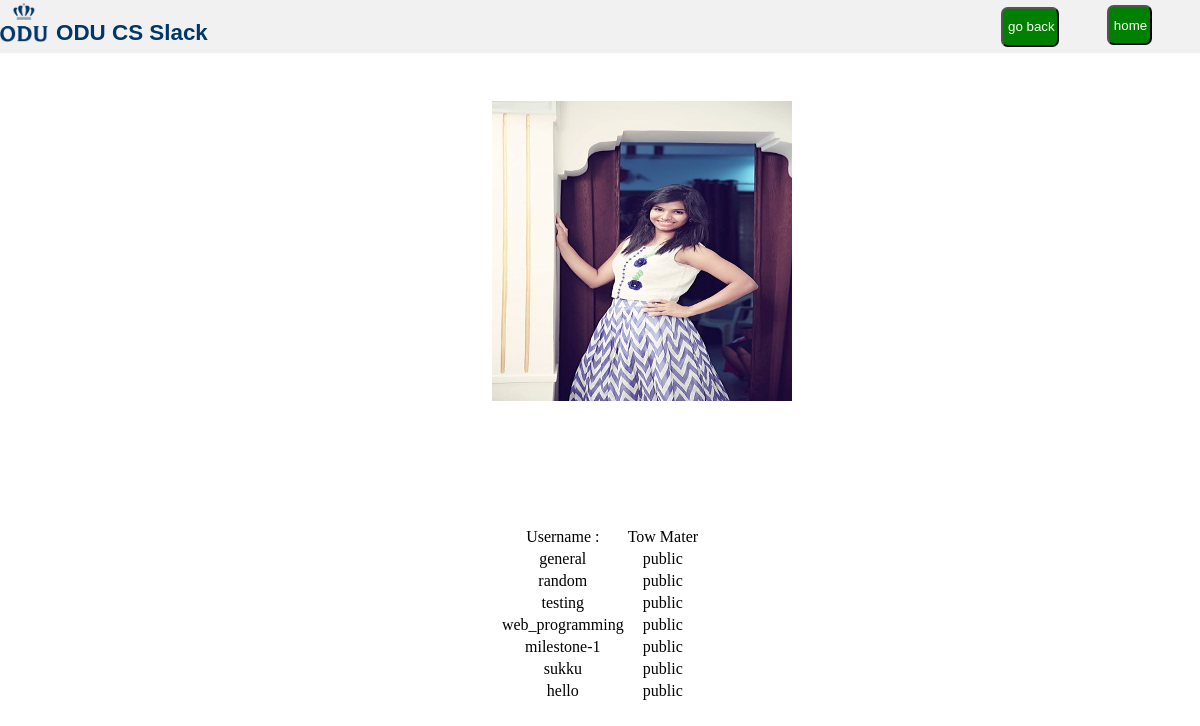
Screenshot of /php/get_profiles.php?user_id=1 (signed in) with the database file from the repository.
### tables this page shows
CREATE TABLE IF NOT EXISTS `users` (
  `user_id` int(11) NOT NULL AUTO_INCREMENT,
  `email_id` varchar(200) NOT NULL,
  `full_name` varchar(100) NOT NULL,
  `display_name` varchar(100) NOT NULL,
  `password` varchar(20) NOT NULL,
  `work_space_url` varchar(500) NOT NULL,
  `description` varchar(500) NOT NULL,
  `status` varchar(100) NOT NULL,
  `phone_number` varchar(15) NOT NULL,
  `time_zone` varchar(30) NOT NULL,
  `skype_id` varchar(30) NOT NULL,
  `picture` varchar(100) NOT NULL DEFAULT '../images/default.png',
  `mode` varchar(20) NOT NULL,
  `timestamp` timestamp NOT NULL,
  PRIMARY KEY (`user_id`),
  KEY `work_space_url` (`work_space_url`)
);

CREATE TABLE IF NOT EXISTS `channel_users` (
  `channel_id` int(11) NOT NULL,
  `user_id` int(11) NOT NULL,
  `joined_date` timestamp NOT NULL,
  `left_date` timestamp NOT NULL,
  KEY `channel_id_channel_users` (`channel_id`),
  KEY `channel_users_user_id` (`user_id`)
);

CREATE TABLE IF NOT EXISTS `channels` (
  `channel_id` int(11) NOT NULL AUTO_INCREMENT,
  `channel_name` varchar(100) NOT NULL,
  `work_space_url` varchar(500) NOT NULL,
  `privacy_settings` varchar(100) NOT NULL,
  `purpose` varchar(200) NOT NULL,
  `user_id` int(11) NOT NULL,
  `timestamp` timestamp NOT NULL,
  PRIMARY KEY (`channel_id`),
  KEY `wokr_space_url_channels` (`work_space_url`),
  KEY `user_id_channels` (`user_id`)
);

### php/get_profiles.php (the view, shortened to what this page needs)
<!DOCTYPE html>
<html lang="en">
<head>
    <link rel="stylesheet" type="text/css" href="../css/login.css">
</head>
<body>
<?php
include ("connect.php");
?>
<div id="topbar" >
    <div ><img id="logo"  src="../images/logo.jpg"></div>
    <div class="logo-text">ODU CS Slack</div>
    <div class="login-button"><form action="home.php" method="post"><input id="signin-button" type="submit" value=" home "></form></div>
    <div class="login-button"><form action="profiles.php" method="post"><input id="signin-button" type="submit" value=" go back "></form></div>
</div>
<br>
<?php
$user_id=$_GET["user_id"];
$query="select * from users where user_id='$user_id'";
$result = $conn->query($query);
while ($row = $result->fetch_assoc()) {
?>
<div style="text-align: center"><img style="height: 300px; width: 300px; margin-left:7%; margin-top: 4%;" src="<?php echo $row["picture"]; ?>"/>
<table align="center" style="margin-top: 10%">
    <tr><td>Username : </td><td><?php echo $row["display_name"]; ?></td></tr>
    <?php   $sql_channel_ids = "SELECT channel_id from channel_users where user_id='".mysqli_real_escape_string($conn,$user_id)."'";
    $result_channel_id = $conn->query($sql_channel_ids);
    if($result_channel_id->num_rows>0){
        while($result_channel_users=$result_channel_id->fetch_assoc()){
            $channel_id_a=$result_channel_users["channel_id"];
            $sql_channels_display="SELECT channel_name from channels where channel_id='".mysqli_real_escape_string($conn,$channel_id_a)."'";
            $result_channel_display = $conn->query($sql_channels_display);
            $result_set_display=$result_channel_display->fetch_assoc();
            $sql_channels_display_settings="SELECT privacy_settings from channels where channel_id='$channel_id_a'";
            $result_channel_display_settings = $conn->query($sql_channels_display_settings);
            $result_set_display_settings=$result_channel_display_settings->fetch_assoc();
           $channel_membership= $result_set_display_settings["privacy_settings"];
                if($channel_membership=="public") {
                    echo "<tr> <td>" . $result_set_display["channel_name"] . "</td><td>" . $result_set_display_settings["privacy_settings"] . "</td></tr>";
                }
        }
    } ?>
</table>
<?php } ?>
</body>
</html>

### css/login.css (style rules this page uses)
body { margin:0; padding:0; background-color:#FFFFFF; }
.login-button { float: right; margin-right: 4%; }
#signin-button { padding-left: 2%; padding-right: 2%; margin-top: 12%; height: 40px; width: 100%; background-color: green; border-radius: 0.5em; color: white; }
#topbar { float: left; padding-bottom:0.5%; width:100%; height: 10%; background-color:#F1F1F1; }
#logo { float:left; margin-right:8px; margin-top:3px; height:150%; width: 4%; }
.logo-text { float:left; color: #003768; margin-top:20px; font-family: sans-serif; font-weight: 700; font-size: 140%; }

### rows the page displays
users: picture (picture), display_name "Tow Mater"
channel_users: channel.channel_name "general", channel.privacy_settings "public"
channel_users: channel.channel_name "random", channel.privacy_settings "public"
channel_users: channel.channel_name "testing", channel.privacy_settings "public"
channel_users: channel.channel_name "web_programming", channel.privacy_settings "public"
channel_users: channel.channel_name "milestone-1", channel.privacy_settings "public"
channel_users: channel.channel_name "sukku", channel.privacy_settings "public"
channel_users: channel.channel_name "hello", channel.privacy_settings "public"
